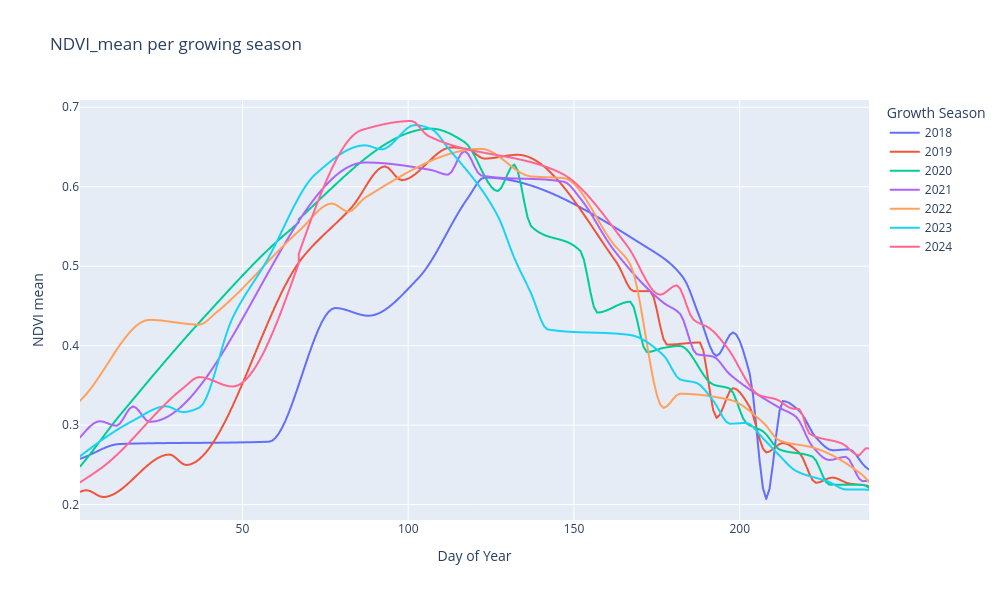

Notebook source saved alongside this figure:
### Markdown cell above
### NDVI

### Code cell
fig = px.line(
    summary_df, 
    x="shifted_doy", 
    y="NDVI_mean", 
    color="Ag_year",
    title="NDVI_mean per growing season",
    labels={"shifted_doy": "Day of Year", "NDVI_mean": "NDVI mean", "Ag_year": "Growth Season"},
    template="plotly_white",
    height=600,
    width=1000,
)
fig.update_layout(template="plotly")
fig.update_layout(hovermode="x unified")


fig.show()

### Figure 1 — Plotly figure (JSON) as saved in the notebook; plotly's stock layout.template omitted (floating-point values rounded to 4 significant figures; data arrays with more than 128 entries replaced by an {"elided": "..."} marker saying what was removed)
{"data": [{"hovertemplate": "Growth Season=2018<br>Day of Year=%{x}<br>NDVI mean=%{y}<extra></extra>", "legendgroup": "2018", "line": {"color": "#636efa", "dash": "solid"}, "marker": {"symbol": "circle"}, "mode": "lines", "name": "2018", "showlegend": true, "type": "scattergl", "x": {"elided": "239 int values"}, "xaxis": "x", "y": {"elided": "239 float values"}, "yaxis": "y"}, {"hovertemplate": "Growth Season=2019<br>Day of Year=%{x}<br>NDVI mean=%{y}<extra></extra>", "legendgroup": "2019", "line": {"color": "#EF553B", "dash": "solid"}, "marker": {"symbol": "circle"}, "mode": "lines", "name": "2019", "showlegend": true, "type": "scattergl", "x": {"elided": "239 int values"}, "xaxis": "x", "y": {"elided": "239 float values"}, "yaxis": "y"}, {"hovertemplate": "Growth Season=2020<br>Day of Year=%{x}<br>NDVI mean=%{y}<extra></extra>", "legendgroup": "2020", "line": {"color": "#00cc96", "dash": "solid"}, "marker": {"symbol": "circle"}, "mode": "lines", "name": "2020", "showlegend": true, "type": "scattergl", "x": {"elided": "240 int values"}, "xaxis": "x", "y": {"elided": "240 float values"}, "yaxis": "y"}, {"hovertemplate": "Growth Season=2021<br>Day of Year=%{x}<br>NDVI mean=%{y}<extra></extra>", "legendgroup": "2021", "line": {"color": "#ab63fa", "dash": "solid"}, "marker": {"symbol": "circle"}, "mode": "lines", "name": "2021", "showlegend": true, "type": "scattergl", "x": {"elided": "239 int values"}, "xaxis": "x", "y": {"elided": "239 float values"}, "yaxis": "y"}, {"hovertemplate": "Growth Season=2022<br>Day of Year=%{x}<br>NDVI mean=%{y}<extra></extra>", "legendgroup": "2022", "line": {"color": "#FFA15A", "dash": "solid"}, "marker": {"symbol": "circle"}, "mode": "lines", "name": "2022", "showlegend": true, "type": "scattergl", "x": {"elided": "239 int values"}, "xaxis": "x", "y": {"elided": "239 float values"}, "yaxis": "y"}, {"hovertemplate": "Growth Season=2023<br>Day of Year=%{x}<br>NDVI mean=%{y}<extra></extra>", "legendgroup": "2023", "line": {"color": "#19d3f3", "dash": "solid"}, "marker": {"symbol": "circle"}, "mode": "lines", "name": "2023", "showlegend": true, "type": "scattergl", "x": {"elided": "239 int values"}, "xaxis": "x", "y": {"elided": "239 float values"}, "yaxis": "y"}, {"hovertemplate": "Growth Season=2024<br>Day of Year=%{x}<br>NDVI mean=%{y}<extra></extra>", "legendgroup": "2024", "line": {"color": "#FF6692", "dash": "solid"}, "marker": {"symbol": "circle"}, "mode": "lines", "name": "2024", "showlegend": true, "type": "scattergl", "x": {"elided": "240 int values"}, "xaxis": "x", "y": {"elided": "240 float values"}, "yaxis": "y"}], "layout": {"height": 600, "hovermode": "x unified", "legend": {"title": {"text": "Growth Season"}, "tracegroupgap": 0}, "title": {"text": "NDVI_mean per growing season"}, "width": 1000, "xaxis": {"anchor": "y", "domain": [0, 1], "title": {"text": "Day of Year"}}, "yaxis": {"anchor": "x", "domain": [0, 1], "title": {"text": "NDVI mean"}}}}
